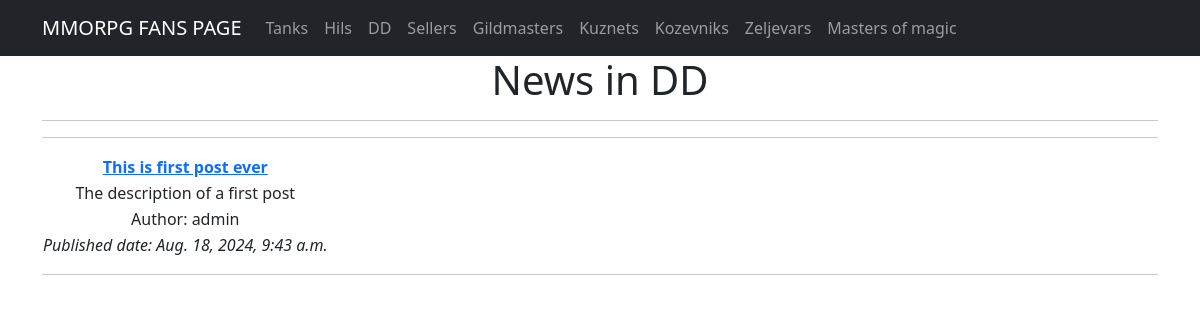
Page /posts/DD/ on the earlier database version.
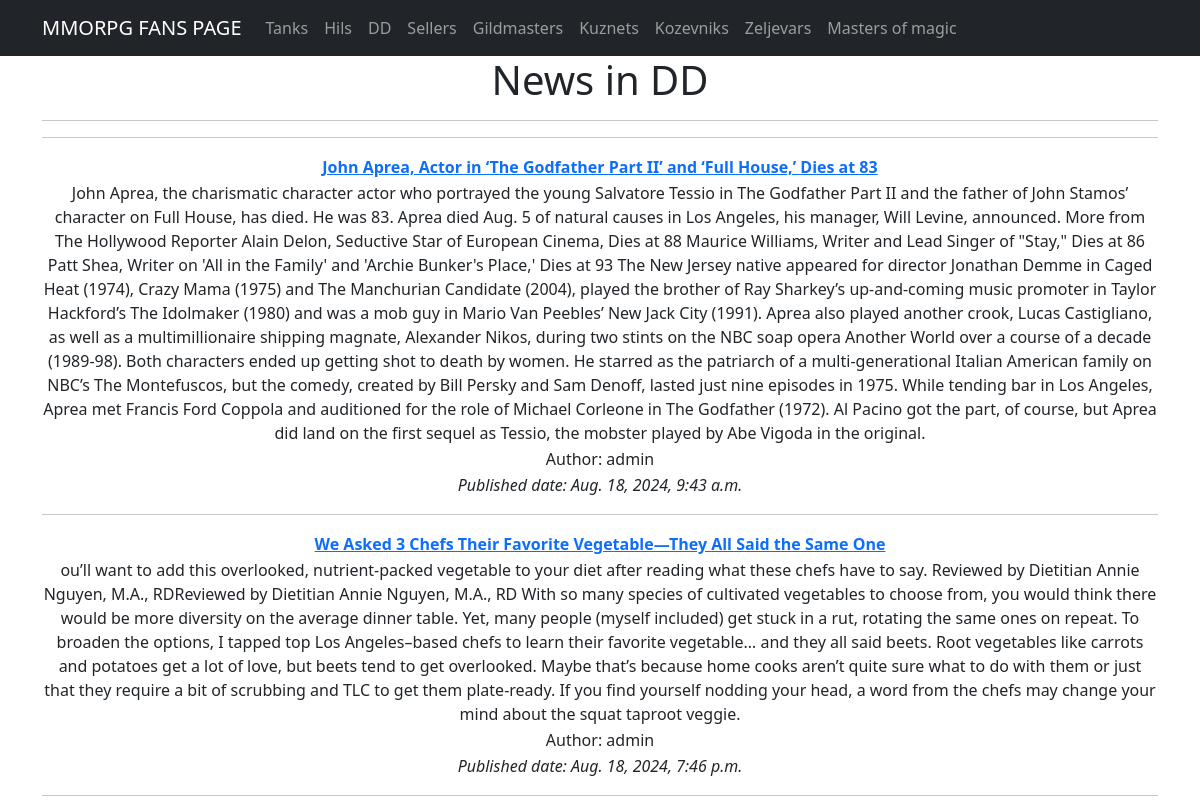
Same page on the later database version.
### app/models.py (models this page shows, shortened)
class Post(models.Model):
    name = models.CharField(max_length=150, unique=True)
    description = models.TextField()
    published_date = models.DateTimeField(default=timezone.now)
    author = models.ForeignKey(User, on_delete=models.CASCADE, related_name='posts')
    categories = models.ManyToManyField(Category, related_name='posts')

### app/views.py (the view)
# urls.py: path('<str:category_name>/', PostByCategory.as_view(), name='posts_by_category'),
class PostByCategory(ListView):
    template_name = 'post_by_category.html'
    context_object_name = 'post_by_category'
    def get_queryset(self):
        category_name = self.kwargs['category_name']
        self.category = get_object_or_404(Category, name__iexact=category_name)
        return Post.objects.filter(categories=self.category)
    def get_context_data(self, **kwargs):
        context = super().get_context_data(**kwargs)
        context['category'] = self.category
        return context

### templates/post_by_category.html (shortened to what this page needs)
{% extends 'flatpages/default.html' %}
{% block content %}
<h1>News in {{ category.name }}</h1>
<hr>
    {% for post in post_by_category %}
<table>
    <tr>
        <td><strong><a href="{% url 'post_detail' post.pk %}">{{ post.name }}</a></strong></td>
    </tr>
    <tr>
        <td>{{ post.description }}</td>
    </tr>
    <tr>
        <td>Author: {{ post.author }}</td>
    </tr>
    <tr>
        <td><i>Published date: {{ post.published_date }}</i></td>
    </tr>
<hr>
</table>
    {% endfor %}
<hr>
{% endblock content %}

Differences in the rows shown:
changed Post: name "This is first post ever" → "John Aprea, Actor in ‘The Godfather Part II’ and ‘Full House,’ Dies at 83"; description "The description of a first post" → "John Aprea, the charismatic character actor who portrayed the young Salvatore Tessio in The Godfather Part II and the father of John Stamos’ character on Full House, has died. He was 83. Aprea died Aug. 5 of natural causes in Los Angeles, his manager, Will Levine, announced. More from The Hollywood Reporter Alain Delon, Seductive Star of European Cinema, Dies at 88 Maurice Williams, Writer and Lead Singer of \"Stay,\" Dies at 86 Patt Shea, Writer on 'All in the Family' and 'Archie Bunker's Place,' Dies at 93 The New Jersey native appeared for director Jonathan Demme in Caged Heat (1974), Crazy Mama (1975) and The Manchurian Candidate (2004), played the brother of Ray Sharkey’s up-and-coming…"
added Post: name "We Asked 3 Chefs Their Favorite Vegetable—They All Said the Same One", description "ou’ll want to add this overlooked, nutrient-packed vegetable to your diet after reading what these chefs have to say. Reviewed by Dietitian Annie Nguyen, M.A., RDReviewed by Dietitian Annie Nguyen, M.A., RD With so many species of cultivated vegetables to choose from, you would think there would be more diversity on the average dinner table. Yet, many people (myself included) get stuck in a rut, rotating the same ones on repeat. To broaden the options, I tapped top Los Angeles–based chefs to learn their favorite vegetable… and they all said beets. Root vegetables like carrots and potatoes get a lot of love, but beets tend to get overlooked. Maybe that’s because home cooks aren’t quite sure…", author "admin", published_date "Aug. 18, 2024, 7:46 p.m."
